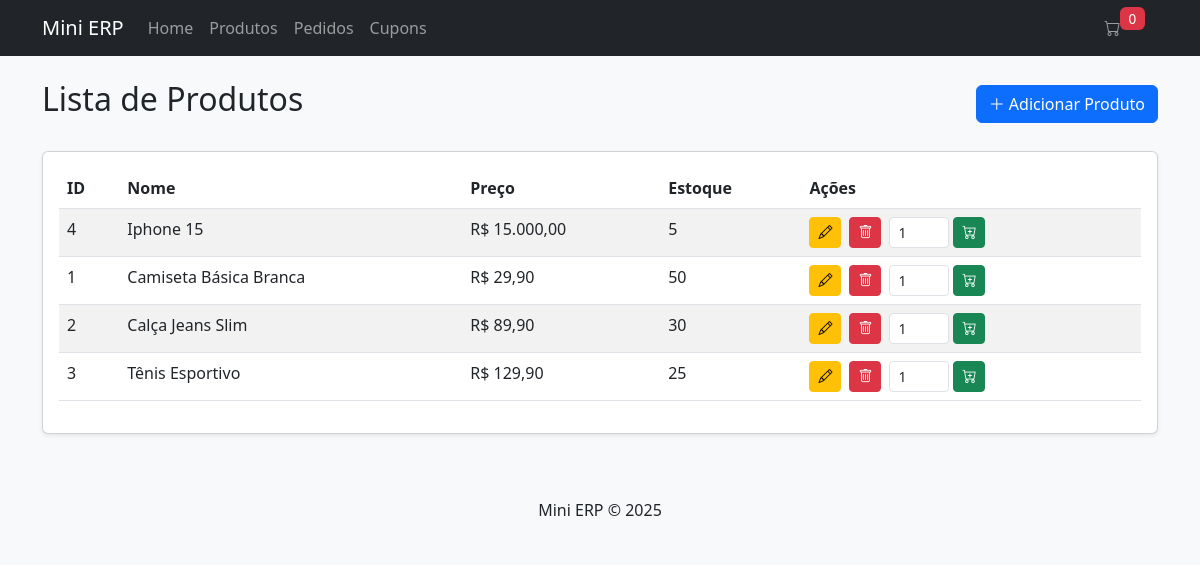
The page /?page=products on the database its author committed.
### tables this page shows
CREATE TABLE `products` (
  `id` int(11) NOT NULL AUTO_INCREMENT,
  `name` varchar(100) NOT NULL,
  `price` decimal(10,2) NOT NULL,
  `description` text DEFAULT NULL,
  `variations` longtext DEFAULT NULL CHECK (json_valid(`variations`)),
  `created_at` timestamp NOT NULL DEFAULT current_timestamp(),
  `updated_at` timestamp NOT NULL DEFAULT current_timestamp() ON UPDATE current_timestamp(),
  PRIMARY KEY (`id`),
  KEY `idx_name` (`name`),
  KEY `idx_price` (`price`)
);

CREATE TABLE `stock` (
  `id` int(11) NOT NULL AUTO_INCREMENT,
  `product_id` int(11) NOT NULL,
  `quantity` int(11) NOT NULL DEFAULT 0,
  `updated_at` timestamp NOT NULL DEFAULT current_timestamp() ON UPDATE current_timestamp(),
  PRIMARY KEY (`id`),
  KEY `idx_product` (`product_id`),
  CONSTRAINT `stock_ibfk_1` FOREIGN KEY (`product_id`) REFERENCES `products` (`id`) ON DELETE CASCADE
);

### controllers/ProductController.php (called while the page is built, shortened)
<?php
require_once './models/Product.php';
require_once './models/Stock.php';
require_once './config/database.php';
class ProductController {
    private $productModel;
    public function __construct() {
        $database = new Database();
        $this->db = $database->connect();
        $this->productModel = new Product($this->db);
        $this->stockModel = new Stock($this->db);
    }
    public function index() {
        $products = $this->productModel->readAll()->fetchAll(PDO::FETCH_ASSOC);
        include './views/products/list.php';
    }
}
?>

### config/database.php (called while the page is built, shortened)
<?php
class Database {
    private $host = 'localhost';
    private $db_name = 'mini_erp';
    private $username = 'root';
    private $password = '';
    public function connect() {
        $this->conn = null;
        try {
            $this->conn = new PDO(
                "mysql:host={$this->host};dbname={$this->db_name}",
                $this->username,
                $this->password
            );
            $this->conn->setAttribute(PDO::ATTR_ERRMODE, PDO::ERRMODE_EXCEPTION);
        } catch(PDOException $e) {
            echo "Connection error: " . $e->getMessage();
        }
        return $this->conn;
    }
}
?>

### models/Product.php (called while the page is built, shortened)
<?php
class Product {
    private $conn;
    private $table = 'products';
    public function __construct($db) {
        $this->conn = $db;
    }
    public function readAll() {
        $query = "SELECT * FROM {$this->table} ORDER BY created_at DESC";
        $stmt = $this->conn->prepare($query);
        $stmt->execute();
        return $stmt;
    }
}
?>

### config/functions.php (called while the page is built, shortened)
<?php
function formatPrice($price) {
    return 'R$ ' . number_format($price, 2, ',', '.');
}
?>

### models/Stock.php (called while the page is built, shortened)
<?php
class Stock {
    private $conn;
    private $table = 'stock';
    public function __construct($db) {
        $this->conn = $db;
    }
    public function getByProductId($product_id) {
        $query = "SELECT * FROM {$this->table} WHERE product_id = ? LIMIT 1";
        $stmt = $this->conn->prepare($query);
        $stmt->execute([$product_id]);
        return $stmt->fetch(PDO::FETCH_ASSOC);
    }
}
?>

### views/products/list.php (the view, shortened to what this page needs)
<?php
include './views/header.php';
?>
<div class="d-flex justify-content-between align-items-center mb-4">
    <h2>Lista de Produtos</h2>
    <a href="?page=products&action=create" class="btn btn-primary">
        <i class="bi bi-plus-lg"></i> Adicionar Produto
    </a>
</div>
<div class="card">
    <div class="card-body">
        <div class="table-responsive">
            <table class="table table-striped table-hover">
                <thead>
                    <tr>
                        <th>ID</th>
                        <th>Nome</th>
                        <th>Preço</th>
                        <th>Estoque</th>
                        <th>Ações</th>
                    </tr>
                </thead>
                <tbody>
                    <?php foreach ($products as $product): ?>
                    <?php $stock = $this->stockModel->getByProductId($product['id']); ?>
                    <tr>
                        <td><?= $product['id'] ?></td>
                        <td><?= htmlspecialchars($product['name']) ?></td>
                        <td><?= formatPrice($product['price']) ?></td>
                        <td><?= $stock['quantity'] ?? 0 ?></td>
                        <td>
                            <div class="d-flex gap-2">
                                <a href="?page=products&action=edit&id=<?= $product['id'] ?>"
                                   class="btn btn-sm btn-warning"
                                   title="Editar">
                                    <i class="bi bi-pencil"></i>
                                </a>
                                <a href="?page=products&action=delete&id=<?= $product['id'] ?>"
                                   class="btn btn-sm btn-danger"
                                   title="Excluir"
                                   onclick="return confirm('Tem certeza que deseja excluir este produto?')">
                                    <i class="bi bi-trash"></i>
                                </a>
                                <form method="POST" action="?page=cart&action=add" class="d-flex">
                                    <input type="number" name="quantity" value="1" min="1" max="<?= $stock['quantity'] ?? 1 ?>"
                                           class="form-control form-control-sm" style="width: 60px;">
                                    <button type="submit" class="btn btn-sm btn-success ms-1" title="Adicionar ao carrinho">
                                        <i class="bi bi-cart-plus"></i>
                                    </button>
                                </form>
                            </div>
                        </td>
                    </tr>
                    <?php endforeach; ?>
                </tbody>
            </table>
        </div>
    </div>
</div>
<?php include './views/footer.php'; ?>

### assets/css/style.css (style rules this page uses)
body { background-color: #f8f9fa; }
.card { box-shadow: 0 0.125rem 0.25rem rgba(0, 0, 0, 0.075); }
.table-responsive { overflow-x: auto; }

### rows shown on the page
products: id "4", name "Iphone 15", price "R$ 15.000,00", stock.quantity "5"
products: id "1", name "Camiseta Básica Branca", price "R$ 29,90", stock.quantity "50"
products: id "2", name "Calça Jeans Slim", price "R$ 89,90", stock.quantity "30"
products: id "3", name "Tênis Esportivo", price "R$ 129,90", stock.quantity "25"

### other values the page prints
SITE_NAME "Mini ERP"
count($_SESSION['cart'] ?? []) "0"
